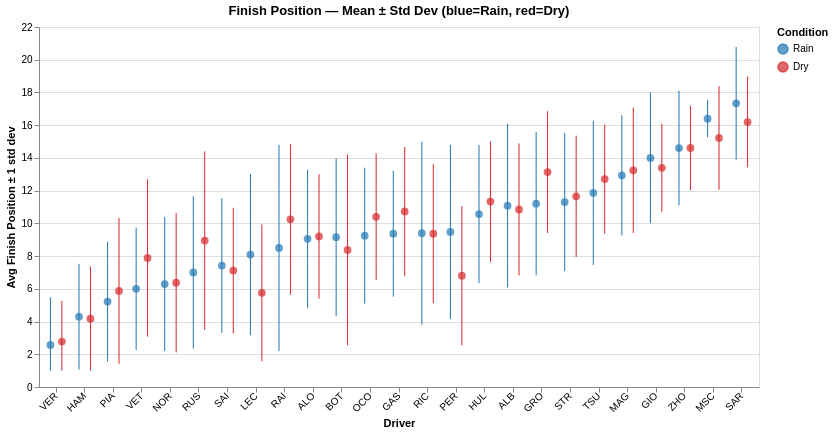

The notebook cell saved with this chart:
### Markdown cell above
---
## Chart 3 — Mean ± Std Dev: Finish Position Spread

**Improvement over the original:** The grouped bar showed only averages. This chart overlays error bars (±1 std dev of finish positions across races), revealing **consistency** alongside pace. A driver with a tight error bar is reliably fast; a wide one is volatile — potentially dangerous when it rains. Sorted by rain average finish position.

### Code cell
eb_long = pd.melt(
    comp.sort_values('Rain_AvgFinish'),
    id_vars=['Driver'],
    value_vars=[
        'Rain_AvgFinish', 'Dry_AvgFinish',
        'Rain_StdFinish',  'Dry_StdFinish'
    ],
    var_name='_key', value_name='_val'
)
eb_long['Condition'] = eb_long['_key'].str.extract(r'^(Rain|Dry)')
eb_long['Metric']    = eb_long['_key'].str.extract(r'_(AvgFinish|StdFinish)$')
eb_long = eb_long.pivot_table(
    index=['Driver','Condition'], columns='Metric', values='_val'
).reset_index()
eb_long.columns.name = None
eb_long['Upper'] = eb_long['AvgFinish'] + eb_long['StdFinish']
eb_long['Lower'] = (eb_long['AvgFinish'] - eb_long['StdFinish']).clip(lower=1)

driver_order_eb = comp.sort_values('Rain_AvgFinish')['Driver'].tolist()
color_scale = alt.Scale(domain=['Rain','Dry'], range=['#1f77b4','#d62728'])

dots = alt.Chart(eb_long).mark_point(filled=True, size=60).encode(
    x=alt.X('Driver:N', sort=driver_order_eb,
            axis=alt.Axis(labelAngle=-45)),
    y=alt.Y('AvgFinish:Q', title='Avg Finish Position ± 1 std dev',
            scale=alt.Scale(domain=[0, 22])),
    color=alt.Color('Condition:N', scale=color_scale),
    xOffset='Condition:N',
    tooltip=['Driver','Condition',
             alt.Tooltip('AvgFinish:Q', format='.2f', title='Mean Finish'),
             alt.Tooltip('StdFinish:Q', format='.2f', title='Std Dev')]
)

errorbars = alt.Chart(eb_long).mark_errorbar().encode(
    x=alt.X('Driver:N', sort=driver_order_eb),
    y=alt.Y('Lower:Q', title=''),
    y2='Upper:Q',
    color=alt.Color('Condition:N', scale=color_scale),
    xOffset='Condition:N'
)

chart3 = (errorbars + dots).properties(
    title=alt.TitleParams(
        'Finish Position — Mean ± Std Dev (blue=Rain, red=Dry)',
        fontSize=13
    ),
    width=720, height=360
)

chart3

### Figure 1 — Vega-Lite specification as saved in the notebook (floating-point values rounded to 4 significant figures)
{"config": {"view": {"continuousWidth": 300, "continuousHeight": 300}}, "layer": [{"mark": {"type": "errorbar"}, "encoding": {"color": {"field": "Condition", "scale": {"domain": ["Rain", "Dry"], "range": ["#1f77b4", "#d62728"]}, "type": "nominal"}, "x": {"field": "Driver", "sort": ["VER", "HAM", "PIA", "VET", "NOR", "RUS", "SAI", "LEC", "RAI", "ALO", "BOT", "OCO", "GAS", "RIC", "PER", "HUL", "ALB", "GRO", "STR", "TSU", "MAG", "GIO", "ZHO", "MSC", "SAR"], "type": "nominal"}, "xOffset": {"field": "Condition", "type": "nominal"}, "y": {"field": "Lower", "title": "", "type": "quantitative"}, "y2": {"field": "Upper"}}}, {"mark": {"type": "point", "filled": true, "size": 60}, "encoding": {"color": {"field": "Condition", "scale": {"domain": ["Rain", "Dry"], "range": ["#1f77b4", "#d62728"]}, "type": "nominal"}, "tooltip": [{"field": "Driver", "type": "nominal"}, {"field": "Condition", "type": "nominal"}, {"field": "AvgFinish", "format": ".2f", "title": "Mean Finish", "type": "quantitative"}, {"field": "StdFinish", "format": ".2f", "title": "Std Dev", "type": "quantitative"}], "x": {"axis": {"labelAngle": -45}, "field": "Driver", "sort": ["VER", "HAM", "PIA", "VET", "NOR", "RUS", "SAI", "LEC", "RAI", "ALO", "BOT", "OCO", "GAS", "RIC", "PER", "HUL", "ALB", "GRO", "STR", "TSU", "MAG", "GIO", "ZHO", "MSC", "SAR"], "type": "nominal"}, "xOffset": {"field": "Condition", "type": "nominal"}, "y": {"field": "AvgFinish", "scale": {"domain": [0, 22]}, "title": "Avg Finish Position ± 1 std dev", "type": "quantitative"}}}], "data": {"name": "data-15bd9977ea7734bd550319904d637178"}, "height": 360, "title": {"text": "Finish Position — Mean ± Std Dev (blue=Rain, red=Dry)", "fontSize": 13}, "width": 720, "$schema": "https://vega.github.io/schema/vega-lite/v6.1.0.json", "datasets": {"data-15bd9977ea7734bd550319904d637178": [{"Driver": "ALB", "Condition": "Dry", "AvgFinish": 10.85, "StdFinish": 4.03, "Upper": 14.88, "Lower": 6.824}, {"Driver": "ALB", "Condition": "Rain", "AvgFinish": 11.08, "StdFinish": 4.999, "Upper": 16.08, "Lower": 6.084}, {"Driver": "ALO", "Condition": "Dry", "AvgFinish": 9.2, "StdFinish": 3.804, "Upper": 13.0, "Lower": 5.396}, {"Driver": "ALO", "Condition": "Rain", "AvgFinish": 9.053, "StdFinish": 4.236, "Upper": 13.29, "Lower": 4.817}, {"Driver": "BOT", "Condition": "Dry", "AvgFinish": 8.375, "StdFinish": 5.826, "Upper": 14.2, "Lower": 2.549}, {"Driver": "BOT", "Condition": "Rain", "AvgFinish": 9.158, "StdFinish": 4.81, "Upper": 13.97, "Lower": 4.347}, {"Driver": "GAS", "Condition": "Dry", "AvgFinish": 10.73, "StdFinish": 3.937, "Upper": 14.67, "Lower": 6.791}, {"Driver": "GAS", "Condition": "Rain", "AvgFinish": 9.368, "StdFinish": 3.847, "Upper": 13.22, "Lower": 5.521}, {"Driver": "GIO", "Condition": "Dry", "AvgFinish": 13.4, "StdFinish": 2.695, "Upper": 16.09, "Lower": 10.7}, {"Driver": "GIO", "Condition": "Rain", "AvgFinish": 14.0, "StdFinish": 4.0, "Upper": 18.0, "Lower": 10.0}, {"Driver": "GRO", "Condition": "Dry", "AvgFinish": 13.13, "StdFinish": 3.721, "Upper": 16.86, "Lower": 9.414}, {"Driver": "GRO", "Condition": "Rain", "AvgFinish": 11.2, "StdFinish": 4.382, "Upper": 15.58, "Lower": 6.818}, {"Driver": "HAM", "Condition": "Dry", "AvgFinish": 4.174, "StdFinish": 3.187, "Upper": 7.361, "Lower": 1.0}, {"Driver": "HAM", "Condition": "Rain", "AvgFinish": 4.3, "StdFinish": 3.23, "Upper": 7.53, "Lower": 1.07}, {"Driver": "HUL", "Condition": "Dry", "AvgFinish": 11.33, "StdFinish": 3.681, "Upper": 15.01, "Lower": 7.652}, {"Driver": "HUL", "Condition": "Rain", "AvgFinish": 10.57, "StdFinish": 4.219, "Upper": 14.79, "Lower": 6.352}, {"Driver": "LEC", "Condition": "Dry", "AvgFinish": 5.758, "StdFinish": 4.178, "Upper": 9.936, "Lower": 1.579}, {"Driver": "LEC", "Condition": "Rain", "AvgFinish": 8.091, "StdFinish": 4.927, "Upper": 13.02, "Lower": 3.164}, {"Driver": "MAG", "Condition": "Dry", "AvgFinish": 13.24, "StdFinish": 3.83, "Upper": 17.07, "Lower": 9.411}, {"Driver": "MAG", "Condition": "Rain", "AvgFinish": 12.93, "StdFinish": 3.674, "Upper": 16.61, "Lower": 9.26}, {"Driver": "MSC", "Condition": "Dry", "AvgFinish": 15.22, "StdFinish": 3.166, "Upper": 18.39, "Lower": 12.05}, {"Driver": "MSC", "Condition": "Rain", "AvgFinish": 16.4, "StdFinish": 1.14, "Upper": 17.54, "Lower": 15.26}, {"Driver": "NOR", "Condition": "Dry", "AvgFinish": 6.378, "StdFinish": 4.267, "Upper": 10.65, "Lower": 2.111}, {"Driver": "NOR", "Condition": "Rain", "AvgFinish": 6.294, "StdFinish": 4.089, "Upper": 10.38, "Lower": 2.205}, {"Driver": "OCO", "Condition": "Dry", "AvgFinish": 10.4, "StdFinish": 3.873, "Upper": 14.27, "Lower": 6.524}, {"Driver": "OCO", "Condition": "Rain", "AvgFinish": 9.25, "StdFinish": 4.153, "Upper": 13.4, "Lower": 5.097}, {"Driver": "PER", "Condition": "Dry", "AvgFinish": 6.8, "StdFinish": 4.253, "Upper": 11.05, "Lower": 2.547}, {"Driver": "PER", "Condition": "Rain", "AvgFinish": 9.474, "StdFinish": 5.316, "Upper": 14.79, "Lower": 4.157}, {"Driver": "PIA", "Condition": "Dry", "AvgFinish": 5.868, "StdFinish": 4.455, "Upper": 10.32, "Lower": 1.413}, {"Driver": "PIA", "Condition": "Rain", "AvgFinish": 5.222, "StdFinish": 3.667, "Upper": 8.889, "Lower": 1.556}, {"Driver": "RAI", "Condition": "Dry", "AvgFinish": 10.25, "StdFinish": 4.592, "Upper": 14.84, "Lower": 5.655}, {"Driver": "RAI", "Condition": "Rain", "AvgFinish": 8.5, "StdFinish": 6.302, "Upper": 14.8, "Lower": 2.198}, {"Driver": "RIC", "Condition": "Dry", "AvgFinish": 9.369, "StdFinish": 4.251, "Upper": 13.62, "Lower": 5.118}, {"Driver": "RIC", "Condition": "Rain", "AvgFinish": 9.4, "StdFinish": 5.591, "Upper": 14.99, "Lower": 3.809}, {"Driver": "RUS", "Condition": "Dry", "AvgFinish": 8.947, "StdFinish": 5.456, "Upper": 14.4, "Lower": 3.491}, {"Driver": "RUS", "Condition": "Rain", "AvgFinish": 7.0, "StdFinish": 4.653, "Upper": 11.65, "Lower": 2.347}, {"Driver": "SAI", "Condition": "Dry", "AvgFinish": 7.113, "StdFinish": 3.84, "Upper": 10.95, "Lower": 3.273}, {"Driver": "SAI", "Condition": "Rain", "AvgFinish": 7.421, "StdFinish": 4.114, "Upper": 11.53, "Lower": 3.307}, {"Driver": "SAR", "Condition": "Dry", "AvgFinish": 16.19, "StdFinish": 2.765, "Upper": 18.96, "Lower": 13.43}, {"Driver": "SAR", "Condition": "Rain", "AvgFinish": 17.33, "StdFinish": 3.445, "Upper": 20.78, "Lower": 13.89}, {"Driver": "STR", "Condition": "Dry", "AvgFinish": 11.65, "StdFinish": 3.709, "Upper": 15.36, "Lower": 7.945}, {"Driver": "STR", "Condition": "Rain", "AvgFinish": 11.3, "StdFinish": 4.219, "Upper": 15.52, "Lower": 7.081}, {"Driver": "TSU", "Condition": "Dry", "AvgFinish": 12.71, "StdFinish": 3.332, "Upper": 16.04, "Lower": 9.375}, {"Driver": "TSU", "Condition": "Rain", "AvgFinish": 11.87, "StdFinish": 4.406, "Upper": 16.27, "Lower": 7.461}, {"Driver": "VER", "Condition": "Dry", "AvgFinish": 2.78, "StdFinish": 2.482, "Upper": 5.262, "Lower": 1.0}, {"Driver": "VER", "Condition": "Rain", "AvgFinish": 2.571, "StdFinish": 2.908, "Upper": 5.48, "Lower": 1.0}, {"Driver": "VET", "Condition": "Dry", "AvgFinish": 7.888, "StdFinish": 4.814, "Upper": 12.7, "Lower": 3.074}, {"Driver": "VET", "Condition": "Rain", "AvgFinish": 6.0, "StdFinish": 3.742, "Upper": 9.742, "Lower": 2.258}, {"Driver": "ZHO", "Condition": "Dry", "AvgFinish": 14.61, "StdFinish": 2.57, "Upper": 17.18, "Lower": 12.04}, {"Driver": "ZHO", "Condition": "Rain", "AvgFinish": 14.6, "StdFinish": 3.502, "Upper": 18.1, "Lower": 11.1}]}}
